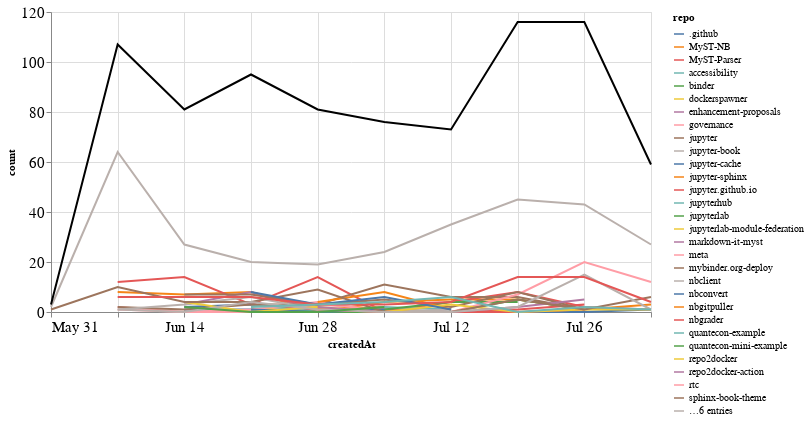

Here is the notebook cell this chart was saved with:
### Markdown cell above
## Comments

### Code cell
comments_time = comments.groupby('repo').resample('W', on='createdAt').count()['author'].reset_index()
comments_time = comments_time.rename(columns={'author': 'count'})
comments_time_total = comments_time.groupby('createdAt').agg({"count": "sum"}).reset_index()
ch1 = alt.Chart(comments_time, width=600).mark_line().encode(
    x='createdAt',
    y='count',
    color='repo',
    tooltip="repo"
)

ch2 = alt.Chart(comments_time_total, width=600).mark_line(color="black").encode(
    x='createdAt',
    y='count',
)

ch1 + ch2

### Figure 1 — Vega-Lite specification as saved in the notebook (floating-point values rounded to 4 significant figures; data arrays with more than 128 entries replaced by an {"elided": "..."} marker saying what was removed)
{"config": {"axisLeft": {"labelFontSize": 15}, "axisBottom": {"labelFontSize": 15}}, "layer": [{"data": {"name": "data-075584416f53d3be3ab0e75e2224b2a0"}, "mark": "line", "encoding": {"color": {"type": "nominal", "field": "repo"}, "tooltip": {"type": "nominal", "field": "repo"}, "x": {"type": "temporal", "field": "createdAt"}, "y": {"type": "quantitative", "field": "count"}}, "width": 600}, {"data": {"name": "data-e360fe649843889605c50a6162d68ac4"}, "mark": {"type": "line", "color": "black"}, "encoding": {"x": {"type": "temporal", "field": "createdAt"}, "y": {"type": "quantitative", "field": "count"}}, "width": 600}], "$schema": "https://vega.github.io/schema/vega-lite/v4.8.1.json", "datasets": {"data-075584416f53d3be3ab0e75e2224b2a0": {"elided": "178 records"}, "data-e360fe649843889605c50a6162d68ac4": [{"createdAt": "2020-05-31T00:00:00", "count": 3}, {"createdAt": "2020-06-07T00:00:00", "count": 107}, {"createdAt": "2020-06-14T00:00:00", "count": 81}, {"createdAt": "2020-06-21T00:00:00", "count": 95}, {"createdAt": "2020-06-28T00:00:00", "count": 81}, {"createdAt": "2020-07-05T00:00:00", "count": 76}, {"createdAt": "2020-07-12T00:00:00", "count": 73}, {"createdAt": "2020-07-19T00:00:00", "count": 116}, {"createdAt": "2020-07-26T00:00:00", "count": 116}, {"createdAt": "2020-08-02T00:00:00", "count": 59}]}}
